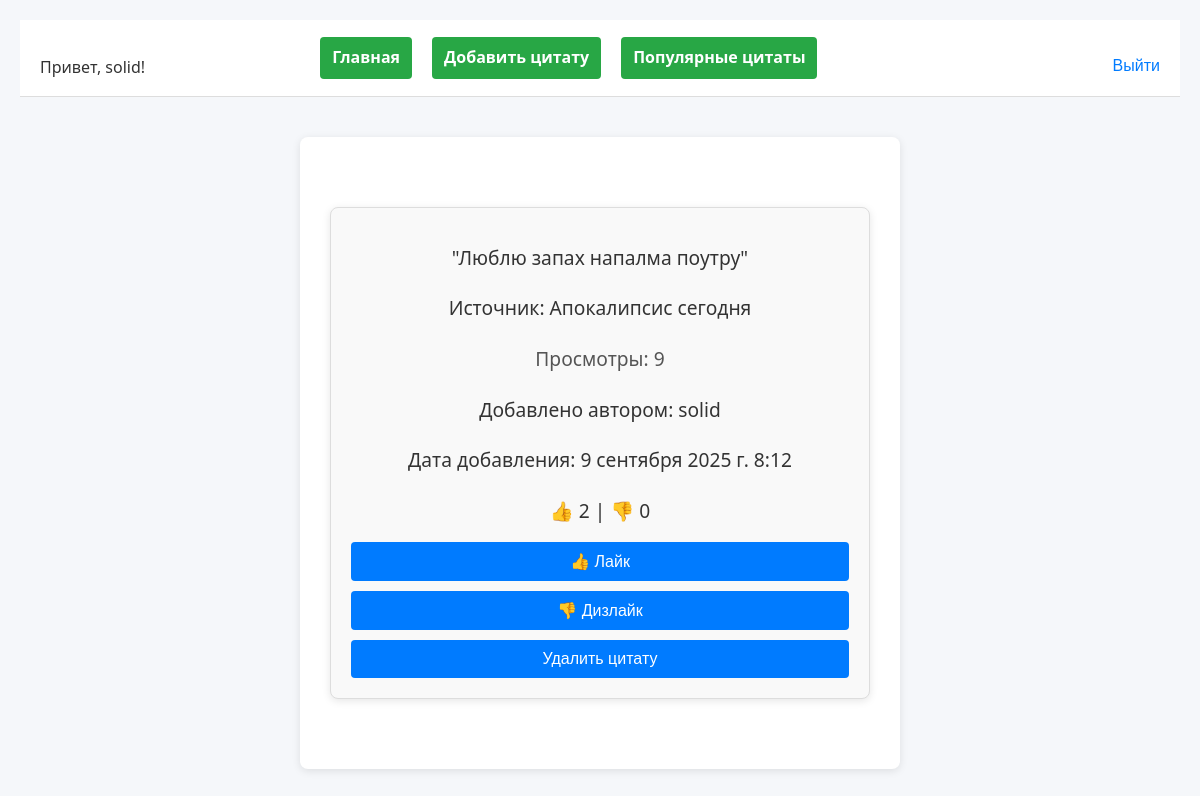
The app's page / (signed in) with its own data.
### app_quote/models.py (models this page shows, shortened)
class Quote(models.Model):
    source = models.CharField(max_length=100)
    text = models.TextField()
    weight = models.PositiveIntegerField(default=1, verbose_name='Вес')
    author = models.ForeignKey(
        User, on_delete=models.CASCADE, verbose_name='Автор'
    )
    created_at = models.DateTimeField(auto_now_add=True)
    class Meta:
        constraints = [
            models.UniqueConstraint(
                fields=['text'],
                name='unique_text',
                violation_error_message="Цитата уже существует для этого источника"
            ),
            models.CheckConstraint(
                check=~models.Q(source=''),
                name='non_empty_source',
                violation_error_message="Источник не может быть пустым"
            ),
        ]
    def like_count(self):
        return self.votes.filter(is_like=True).count()
    def dislike_count(self):
        return self.votes.filter(is_like=False).count()

### app_quote/views.py (the view, shortened to what this page needs)
# urls.py: path('', home, name='home'),
def home(request):
    quotes = list(Quote.objects.all())
    if not quotes:
        return render(request, 'home.html', {
            'quote': None,
            'view_count': 0,
            'no_quotes_message': "Еще нет цитат.",
        })
    weights = [q.weight for q in quotes]
    selected_quote = random.choices(quotes, weights=weights, k=1)[0]
    view_counter, created = ViewCounter.objects.get_or_create(
        quote=selected_quote)
    view_counter.count += 1
    view_counter.save()
    context = {
        'quote': selected_quote,
        'view_count': view_counter.count,
        'author': selected_quote.author.username,
        'create_at': selected_quote.created_at,
        'user_vote': None,
        'has_voted': False,
    }
    context.update({
        'like_count': selected_quote.like_count(),
        'dislike_count': selected_quote.dislike_count(),
    })
    if request.user.is_authenticated:
        try:
            user_vote = Vote.objects.get(
                user=request.user, quote=selected_quote)
            context['user_vote'] = user_vote.is_like
            context['has_voted'] = True
        except Vote.DoesNotExist:
            pass
    return render(request, 'home.html', context)

### app_quote/templates/home.html (shortened to what this page needs)
{% extends "base.html" %}
{% block content %}
  <div class="quote-card">
    {% if no_quotes_message %}
      <p>{{ no_quotes_message }}</p>
    {% else %}
      <p>"{{ quote.text }}"</p>
      <p>Источник: {{ quote.source }}</p>
      <p class="views">Просмотры: {{ view_count }}</p>
      <p class="author">Добавлено автором: {{ author }}</p>
      <p class="time">Дата добавления: {{ create_at }}</p>
      <p>
        👍 <span id="like-count">{{ like_count }}</span> |
        👎 <span id="dislike-count">{{ dislike_count }}</span>
      </p>
      {% if user.is_authenticated %}
        <form id="vote-form" method="post">
          <button
            type="submit"
            class="vote-btn"
            data-vote="like"
          >
            👍 Лайк
          </button>
          <button
            type="submit"
            class="vote-btn"
            data-vote="dislike"
          >
            👎 Дизлайк
          </button>
        </form>
      {% endif %}
      {% if user.is_authenticated and user == quote.author %}
        <form action="{% url 'delete_quote' quote.id %}" method="post">
          <button
            type="submit"
            onclick="return confirm('Вы уверены, что хотите удалить эту цитату?')"
          >
            Удалить цитату
          </button>
        </form>
      {% endif %}
    {% endif %}
  </div>
{% endblock %}

### app_quote/templates/base.html (shortened to what this page needs)
<!DOCTYPE html>
<html lang="ru">
<head>
    {% load static %}
    <link rel="stylesheet" href="{% static 'main.css' %}">
</head>
<body>
    <header>
        <div class="header-left">
            {% if user.is_authenticated %}
                <p>Привет, {{ user.username }}!</p>
            {% endif %}
        </div>
        <div class="header-center">
            {% if user.is_authenticated %}
                <a href="{% url 'home' %}" class="btn btn-home">Главная</a>
                <a href="{% url 'add_quote' %}" class="btn btn-add">Добавить цитату</a>
                <a href="{% url 'popular_quotes' %}" class="btn btn-popular">Популярные цитаты</a>
            {% endif %}
        </div>
        <div class="header-right">
            {% if user.is_authenticated %}
                <form action="{% url 'logout' %}" method="post" style="display: inline;">
                    <button type="submit" style="background: none; border: none; color: #007bff; cursor: pointer;">Выйти</button>
                </form>
            {% else %}
                <a href="{% url 'home' %}">Главная</a>
                <a href="{% url 'login' %}">Войти</a>
                <a href="{% url 'register' %}">Регистрация</a>
            {% endif %}
        </div>
    </header>
    <main>
        {% block content %}{% endblock %}
    </main>
</body>
</html>

### app_quote/static/main.css (style rules this page uses)
* { box-sizing: border-box; margin: 0; padding: 0; }
body { font-family: 'Segoe UI', Tahoma, Geneva, Verdana, sans-serif; background-color: #f5f7fa; color: #333; line-height: 1.6; padding: 20px; }
header { background-color: #ffffff; padding: 15px 20px; border-bottom: 1px solid #ddd; display: flex; justify-content: space-between; align-items: center; flex-wrap: wrap; }
.header-left, .header-right, .header-center { display: flex; align-items: center; }
.header-left p { margin-right: 20px; }
.header-left { margin-right: 0px; }
.header-center { flex: 0 0 auto; text-align: center; margin: 0 10px; margin-left: 100px; margin-right: 250px; }
.header-right { margin-left: 10px; grid-row: auto; }
header a { text-decoration: none; color: #007bff; font-weight: bold; margin-left: 10px; }
.header-right form { display: inline; margin: 0; }
.header-right button { background: none; border: none; color: #007bff; cursor: pointer; font-size: 1rem; padding: 0; }
main { max-width: 600px; margin: 40px auto; background: #fff; padding: 30px; border-radius: 8px; box-shadow: 0 2px 8px rgba(0, 0, 0, 0.1); }
form { display: flex; flex-direction: column; }
form button { margin-top: 20px; padding: 10px; background-color: #007bff; color: white; border: none; border-radius: 4px; cursor: pointer; font-size: 1rem; }
p { margin-top: 20px; }
a { color: #007bff; text-decoration: none; }
.quote-card { max-width: 600px; margin: 40px auto; background: #fff; padding: 30px; border-radius: 8px; box-shadow: 0 2px 8px rgba(0, 0, 0, 0.1); text-align: center; }
.quote-card p { font-size: 1.2rem; margin-bottom: 10px; }
.views { color: #555; margin-bottom: 20px; }
.quote-card button { margin: 5px; padding: 10px 15px; font-size: 1rem; cursor: pointer; }
.btn-add { margin-left: 20px; padding: 8px 12px; background-color: #28a745; color: white; border: none; border-radius: 4px; cursor: pointer; font-size: 1rem; }
.btn-home { margin-left: 20px; padding: 8px 12px; background-color: #28a745; color: white; border: none; border-radius: 4px; cursor: pointer; font-size: 1rem; }
.btn-popular { margin-left: 20px; padding: 8px 12px; background-color: #28a745; color: white; border: none; border-radius: 4px; cursor: pointer; font-size: 1rem; }
.quote-card { border: 1px solid #ddd; padding: 15px; border-radius: 8px; background-color: #f9f9f9; }

### records on screen
Quote: text "Люблю запах напалма поутру", source "Апокалипсис сегодня", created_at "9 сентября 2025 г. 8:12"

### other values on screen
{{ user.username }} "solid"
{{ view_count }} "9"
{{ author }} "solid"
{{ like_count }} "2"
{{ dislike_count }} "0"
